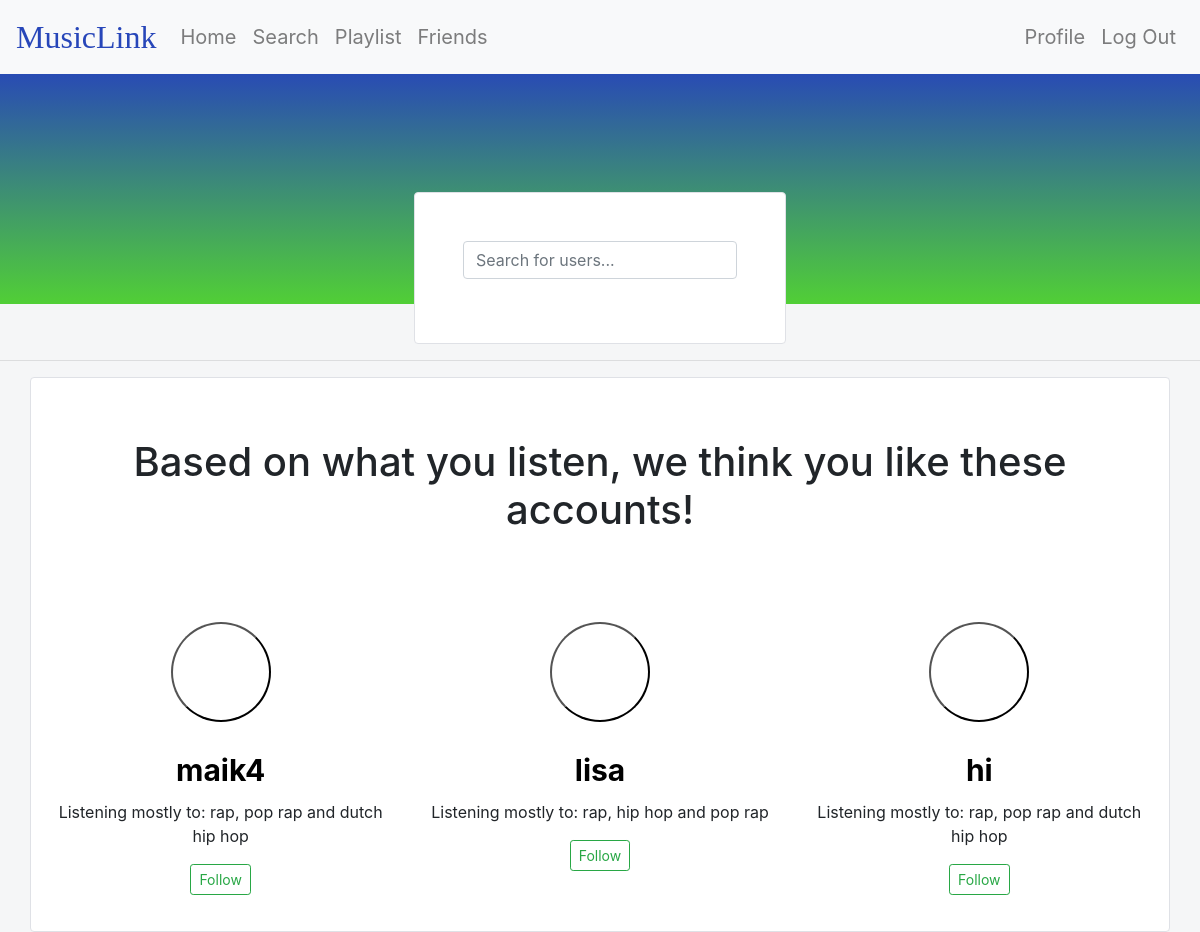
The app's page /friends (signed in) with its own data.
### tables this page shows
CREATE TABLE 'top' ('userid' integer, 'artist1' text, 'artist2' text, 'artist3' text, 'artist4' text, 'artist5' text, 'track1' text, 'track2' text, 'track3' text, 'track4' text, 'track5' text, 'genre1' text, 'genre2' text, 'genre3' text);

CREATE TABLE 'users' ('userid' integer PRIMARY KEY AUTOINCREMENT NOT NULL, 'username' text, 'hash' text, 'spotifyid' text, 'profilepic' text);

### application.py (the view)
@app.route('/friends', methods=["GET"])
@login_required
def friends():
    following = get_following()
    potential_friends = get_potential_friends(following)
    return render_template("friends.html", potential_friends=potential_friends, following=following)

### helpers.py (called while the page is built)
def login_required(f):
    @wraps(f)
    def decorated_function(*args, **kwargs):
        if session.get("user_id") is None:
            return redirect("/")
        return f(*args, **kwargs)
    return decorated_function

def get_following():
    followinglist = db.execute("SELECT followeduserid FROM following WHERE followuserid = :userid", userid=session['user_id'])
    following = []
    if len(followinglist) != 0:
        following = [followed['followeduserid'] for followed in followinglist]
    return following

### templates/friends.html (shortened to what this page needs)
{% extends "layout.html" %}
{% block main %}
    <div class="row flex animate-bottom" style="align-items: center">
        <div class="col-sm"></div>
        <div class="col-">
            <form action="/search" method="post" class="blocks" style="padding: 3em">
                <div class="form-group">
                    <input autocomplete="off" autofocus class="form-control" id="search" name="search" placeholder="Search for users..." type="text">
                </div>
            </form>
        </div>
        <div class="col-sm"></div>
    </div>
    {% if potential_friends %}
    <hr class="featurette-divider">
    <div class="container marketing blocks animate-bottom">
        <h1 id="friendspage">Based on what you listen, we think you like these accounts!</h1>
        <div class="row">
            {% for user in potential_friends %}
                <div class="col-lg-4">
                    <form action="/profile" method="post">
                        <button type="submit" value="{{ user['name'] }}" name="username" class="center-cropped" style="background: url({{ user['img'] }}); background-position: center center; background-size: cover; cursor: pointer"></button>
                    </form>
                    <form action="/profile" method="post">
                        <input type="submit" class="btn default" value="{{ user['name'] }}" name='username' style="background-color: inherit; font-size: 30px; font-weight: bold">
                    </form>
                    <p>Listening mostly to: {{ user['genre1'] }}, {{ user['genre2'] }} and {{ user['genre3'] }}</p>
                    <p>
                    <form action="/follow" method="post">
                        <button type="submit" class="btn btn-outline-success btn-sm" value="{{ user['name'] }}" name='follow'>Follow</button>
                    </form>
                    </p>
                </div>
            {% endfor %}
        </div>
    </div>
    {% endif %}
{% endblock %}

### static/styles.css (style rules this page uses)
main .form-control { display: inline-block; width: auto; }
body { max-width: 100%; overflow-x: hidden; padding-top: 4em; background-color: #f5f6f7 !important; }
#friendspage { padding-bottom: 2em; padding-top: 1em; }
.center-cropped { width: 100px; height: 100px; background-position: center center; background-repeat: no-repeat; background-size: cover; border-radius: 50%; margin: auto; }
.blocks { padding: 20px; margin-right: 7em; margin-left: 7em; background-color: white; border: 1px solid #DFE1E6; border-radius: 4px; }
.animate-bottom { position: relative; -webkit-animation-name: animatebottom; -webkit-animation-duration: 1s; animation-name: animatebottom; animation-duration: 1s }

### records on screen
top: username "maik4", genre1 "rap", genre2 "pop rap", genre3 "dutch hip hop"
top: username "lisa", genre1 "rap", genre2 "hip hop", genre3 "pop rap"
top: username "hi", genre1 "rap", genre2 "pop rap", genre3 "dutch hip hop"
